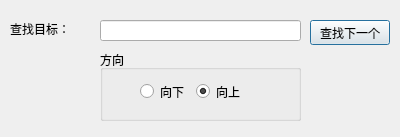
<?xml version="1.0" encoding="UTF-8"?>
<ui version="4.0">
 <class>dialog</class>
 <widget class="QDialog" name="dialog">
  <property name="geometry">
   <rect>
    <x>0</x>
    <y>0</y>
    <width>400</width>
    <height>137</height>
   </rect>
  </property>
  <property name="windowTitle">
   <string>Dialog</string>
  </property>
  <widget class="QLineEdit" name="findText">
   <property name="geometry">
    <rect>
     <x>100</x>
     <y>20</y>
     <width>201</width>
     <height>21</height>
    </rect>
   </property>
  </widget>
  <widget class="QPushButton" name="findButton">
   <property name="geometry">
    <rect>
     <x>310</x>
     <y>20</y>
     <width>80</width>
     <height>25</height>
    </rect>
   </property>
   <property name="text">
    <string>查找下一个</string>
   </property>
  </widget>
  <widget class="QGroupBox" name="groupBox">
   <property name="geometry">
    <rect>
     <x>100</x>
     <y>50</y>
     <width>201</width>
     <height>71</height>
    </rect>
   </property>
   <property name="title">
    <string>方向</string>
   </property>
  </widget>
  <widget class="QLabel" name="label">
   <property name="geometry">
    <rect>
     <x>10</x>
     <y>20</y>
     <width>71</width>
     <height>17</height>
    </rect>
   </property>
   <property name="text">
    <string>查找目标：</string>
   </property>
  </widget>
  <widget class="QWidget" name="layoutWidget">
   <property name="geometry">
    <rect>
     <x>140</x>
     <y>80</y>
     <width>106</width>
     <height>23</height>
    </rect>
   </property>
   <layout class="QHBoxLayout" name="horizontalLayout">
    <item>
     <widget class="QRadioButton" name="findDownRadioButton">
      <property name="text">
       <string>向下</string>
      </property>
     </widget>
    </item>
    <item>
     <widget class="QRadioButton" name="findUpRadioButton">
      <property name="text">
       <string>向上</string>
      </property>
      <property name="checked">
       <bool>true</bool>
      </property>
     </widget>
    </item>
   </layout>
  </widget>
 </widget>
 <resources/>
 <connections/>
</ui>
